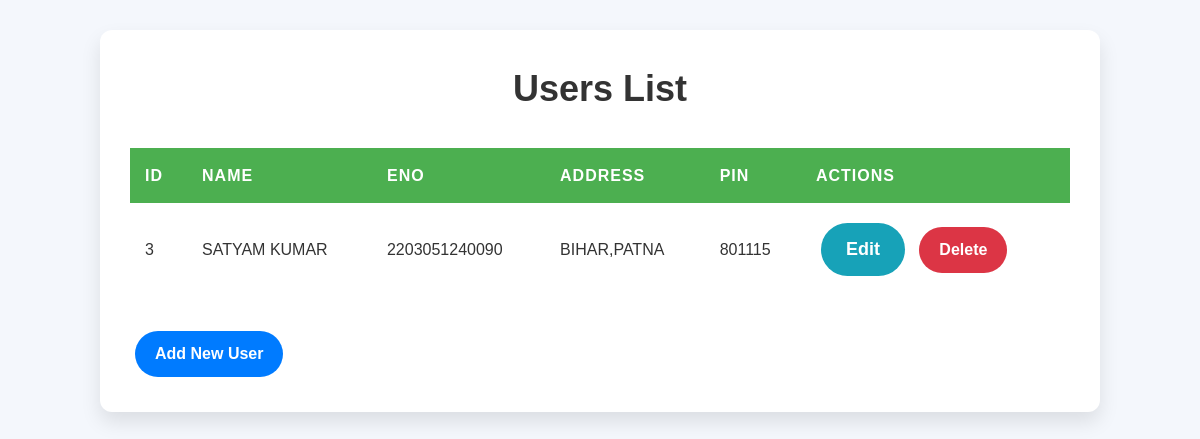
The page /index on the database as committed earlier.
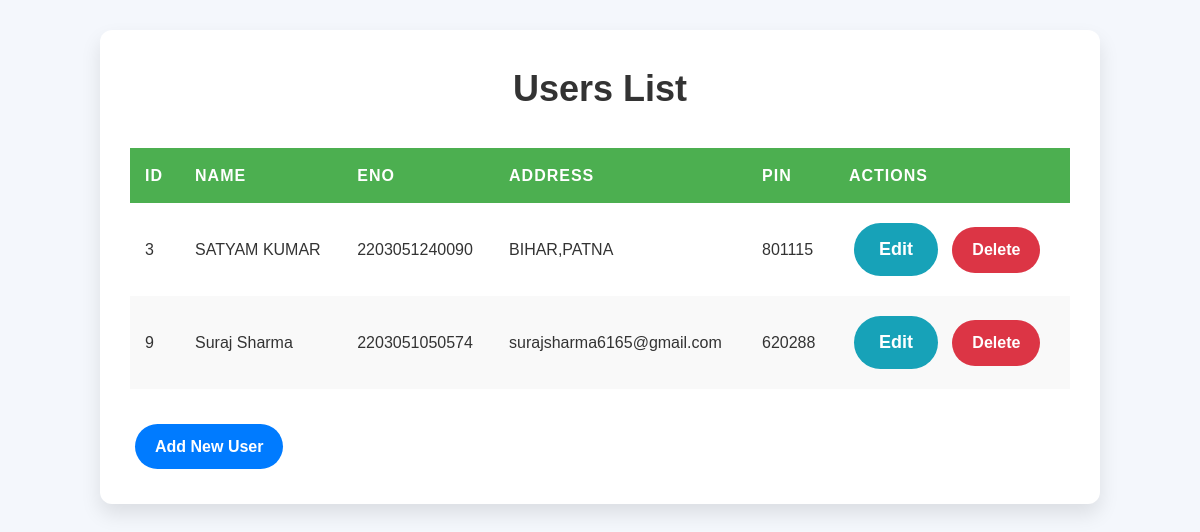
The same page on the database as committed later.
### tables this page shows
CREATE TABLE "users" (
	"UID"	INTEGER PRIMARY KEY AUTOINCREMENT,
	"UNAME"	TEXT,
	"UENNO"	TEXT,
    "UADD" TEXT,
    "UPIN" INTEGER
);

### app.py (the view)
@app.route("/")
@app.route("/index")
def index():
    con = get_db_connection()
    cur = con.cursor()
    cur.execute("SELECT * FROM users")
    data = cur.fetchall()
    con.close()
    return render_template("index.html", datas=data)

### app.py (called while the page is built)
def get_db_connection():
    con = sql.connect("db3.db")
    con.row_factory = sql.Row
    return con

### templates/index.html (shortened to what this page needs)
<!DOCTYPE html>
<html lang="en">
<head>
    <link rel="stylesheet" href="{{ url_for('static', filename='css/styles.css') }}">
</head>
<body>
    <div class="container">
        <h1 class="text-center">Users List</h1>
        <table class="table table-bordered table-striped">
            <thead>
                <tr>
                    <th>ID</th>
                    <th>Name</th>
                    <th>ENo</th>
                    <th>Address</th>
                    <th>PIN</th>
                    <th>Actions</th>
                </tr>
            </thead>
            <tbody>
                {% for user in datas %}
                <tr>
                    <td>{{ user['UID'] }}</td>
                    <td>{{ user['UNAME'] }}</td>
                    <td>{{ user['UENNO'] }}</td>
                    <td>{{ user['UADD'] }}</td>
                    <td>{{ user['UPIN'] }}</td>
                    <td>
                        <a href="{{ url_for('edit_user', uid=user['UID']) }}" class="btn btn-info">Edit</a>
                        <a href="{{ url_for('delete_user', uid=user['UID']) }}" class="btn btn-danger" onclick="return confirm('Are you sure you want to delete this user?')">Delete</a>
                    </td>
                </tr>
                {% endfor %}
            </tbody>
        </table>
        <a href="{{ url_for('add_user') }}" class="btn btn-primary">Add New User</a>
    </div>
</body>
</html>

Rows that differ between the two databases and show on the page:
added users: UID "9", UNAME "Suraj Sharma", UENNO "2203051050574", UADD "surajsharma6165@gmail.com", UPIN "620288"
